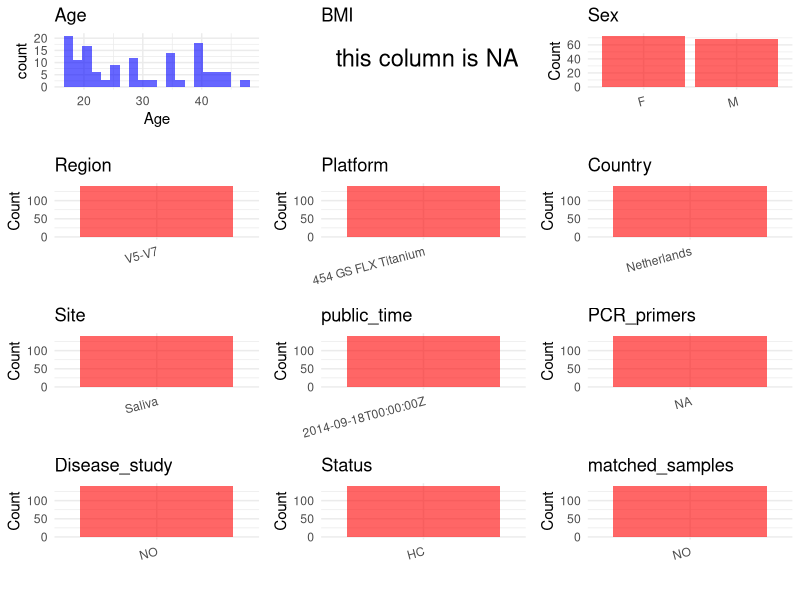

Generate this figure with R: (Note: this script raises an error after producing the figure.)
## ---- chunk 1
# Load necessary libraries
library(dplyr)
library(ggplot2)
library(cowplot)

# Set working directory (update this path to your local directory)
setwd("E:/bioproject_YL/PRJEB6781")

# Read the initial metadata files
initial_meta <- read.csv("SraRunTable.csv", header = T)

# Display the first few rows of the metadata
head(initial_meta)
## ---- chunk 2
# Create a uniform metadata dataframe
metadata <- data.frame(
  BioProject = initial_meta$BioProject,
  Run = initial_meta$Run,
  sample_name = initial_meta$Submitter_Id,
  Age = initial_meta$AGE,
  BMI = NA,  
  Sex = initial_meta$host_sex,
  Region = "V5-V7",
  Platform = initial_meta$Instrument,
  Country = initial_meta$geo_loc_name_country,
  Site = initial_meta$environment_.material.,
  public_time = initial_meta$ReleaseDate,
  stringsAsFactors = FALSE
)

# Use abbreviations to indicate gender
metadata <- metadata %>%
  mutate(Sex = recode(Sex, "female" = "F", "male" = "M"))
## ---- chunk 3
# Add information obtained from the publication
metadata$PCR_primers <- "NA"
metadata$title <- "Shaping the oral microbiota through intimate kissing"
metadata$Disease_study <- "NO"
# Assign disease status based on sample_name patterns
metadata$Status <- "HC"

# Check initial data distribution
cat("Initial sample distribution:\n")
table(metadata$sample_name)
table(metadata$Site)

# Calculate sampling frequency per subject
sample_counts <- table(metadata$sample_name)
cat("\nNumber of samples per subject:\n")
print(sample_counts)

# Create matched_samples column
metadata$matched_samples <- ifelse(metadata$sample_name %in% names(sample_counts[sample_counts >= 2]), "YES", "NO")

cat("\nMatched samples distribution:\n")
table(metadata$matched_samples)

# Identify samples for removal: single samples excluding Saliva
single_samples <- names(sample_counts[sample_counts == 1])
samples_to_remove <- metadata$sample_name %in% single_samples & 
                     !(metadata$Site %in% c("Saliva"))

cat("\nNumber of samples to be removed:", sum(samples_to_remove), "\n")

# Remove identified samples
metadata_clean <- metadata[!samples_to_remove, ]

cat("\nFinal sample distribution after cleaning:\n")
table(metadata_clean$sample_name)
table(metadata_clean$Site)
table(metadata_clean$matched_samples)

# Use cleaned dataset for subsequent analysis
metadata <- metadata_clean
## ---- chunk 4
# Check the number of unique runs and sample names
print(paste("Number of unique runs:", length(unique(metadata$Run))))
print(paste("Number of unique sample names:", length(unique(metadata$sample_name))))
## ---- chunk 5
# Select columns for visualization
plot_data <- metadata %>%
  select(-BioProject, -Run, -sample_name, -title)

# Function to create simple plots for each column
create_simple_plots <- function(data) {
  plots <- list()
  
  for (col in colnames(data)) {
    # Check if the column is all NA
    if (all(is.na(data[[col]]))) {
      # Create an empty plot with text indicating all NA
      p <- ggplot() +
        annotate("text", x = 0.5, y = 0.5, label = "this column is NA", size = 6) +
        labs(title = col) +
        theme_void()
    } else if (is.numeric(data[[col]])) {
      # Numeric variable: histogram
      p <- ggplot(data, aes(x = .data[[col]])) +
        geom_histogram(fill = "blue", alpha = 0.6, bins = 20, na.rm = TRUE) +
        labs(title = col) +
        theme_minimal()
    } else {
      # Categorical variable: bar plot (remove NA values)
      count_data <- as.data.frame(table(data[[col]], useNA = "ifany"))
      p <- ggplot(count_data, aes(x = reorder(Var1, -Freq), y = Freq)) +
        geom_col(fill = "red", alpha = 0.6) +
        labs(title = col, x = NULL, y = "Count") +
        theme_minimal() +
        theme(axis.text.x = element_text(angle = 15, hjust = 1))
    }
    plots[[col]] <- p
  }
  
  return(plots)
}

# Generate and arrange plots
plots <- create_simple_plots(plot_data)
p<-plot_grid(plots$Age, 
          plots$BMI, 
          plots$Sex, 
          plots$Region, 
          plots$Platform, 
          plots$Country, 
          plots$Site,
          plots$public_time, 
          plots$PCR_primers,
          plots$Disease_study,
          plots$Status,
          plots$matched_samples,# add 
          ncol = 3, align = "hv", axis = "lb")
ggsave("Metadata_Summary.png", plot = p, width = 8, height = 6, dpi = 150)
## ---- chunk 6
knitr::include_graphics("Metadata_Summary.png")
## ---- chunk 7
# Reorder columns to match the desired format
metadata <- metadata[, c(
  "BioProject", "Run", "sample_name", "Age", "BMI", "Sex", 
  "Region", "Platform", "Country", "Site", "public_time", 
  "PCR_primers", "title", "Disease_study", "Status", "matched_samples"
)]

# Export the uniform metadata to a CSV file
write.csv(metadata, file = "metadata.csv", quote = FALSE)
head(metadata)
